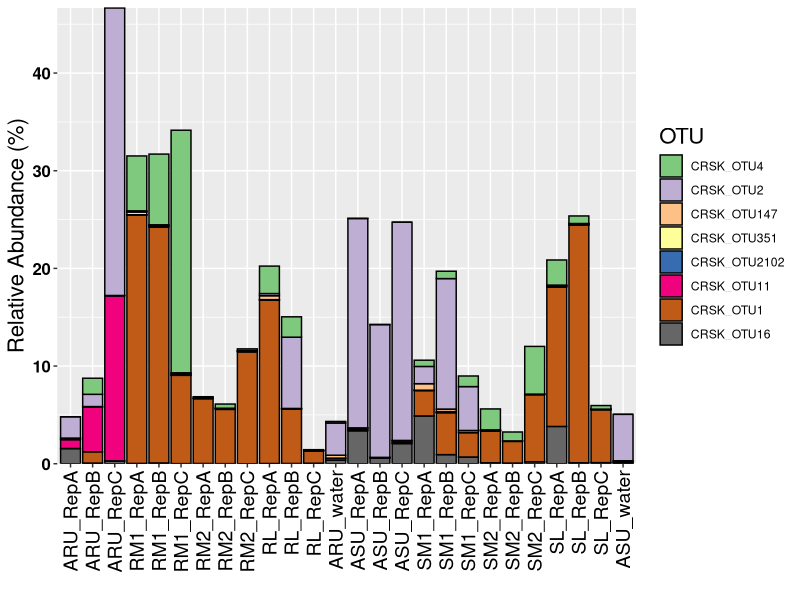

Generate this figure with R:
#Generating barplot of CRSK OTUs that match conserved nubbin OTUs

library(ggplot2)
library(reshape2)
library(RColorBrewer)
library(vegan)
library(grid)

#Read in data
data <- read.csv(file = "CRSK_OTUs.txt", header=T, sep="\t")

#convert data frame from a "wide" format to a "long" format
melted_data = melt(data, id = c("Sample"))

#Keep samples ordered the way they're ordered in the data
melted_data$Sample <- factor(melted_data$Sample,levels=unique(melted_data$Sample))

#Making a nice palette with distinctive colours
n <- 10
qual_col_pals = brewer.pal.info[brewer.pal.info$category == 'qual',]
col_vector = unlist(mapply(brewer.pal, qual_col_pals$maxcolors, rownames(qual_col_pals)))

#Generating plot
barplot = ggplot(melted_data, aes(x = Sample, fill = forcats::fct_rev(variable), y = value)) + 
    geom_bar(stat = "identity", colour = "black") + 
    theme(axis.text.x = element_text(angle = 90, size = 14, colour = "black", vjust = 0.5, hjust = 1), 
    axis.title.y = element_text(size = 16), legend.title = element_text(size = 16), 
    axis.text.y = element_text(colour = "black", size = 12, face = "bold")) + 
    scale_y_continuous(expand = c(0,0)) + 
    scale_fill_manual(values = col_vector) +
    labs(x = "", y = "Relative Abundance (%)", fill = "OTU")
